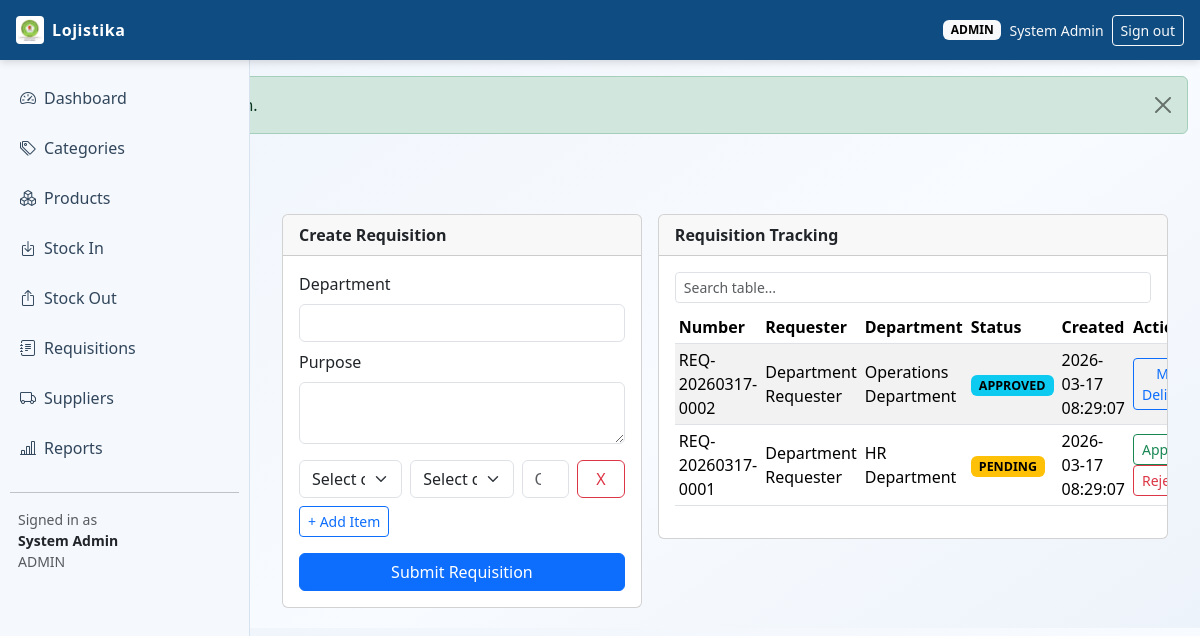
Page /index.php?page=requisitions (signed in) on the committed database.
### tables this page shows
CREATE TABLE requisitions (
    id INT UNSIGNED AUTO_INCREMENT PRIMARY KEY,
    req_number VARCHAR(30) NOT NULL,
    requester_id INT UNSIGNED NOT NULL,
    department VARCHAR(120) NOT NULL,
    purpose VARCHAR(255) NULL,
    status ENUM('pending', 'approved', 'rejected', 'delivered', 'cancelled') NOT NULL DEFAULT 'pending',
    approved_by INT UNSIGNED NULL,
    approved_at DATETIME NULL,
    delivered_by INT UNSIGNED NULL,
    delivered_at DATETIME NULL,
    rejection_reason VARCHAR(255) NULL,
    created_at TIMESTAMP NOT NULL DEFAULT CURRENT_TIMESTAMP,
    updated_at TIMESTAMP NOT NULL DEFAULT CURRENT_TIMESTAMP ON UPDATE CURRENT_TIMESTAMP,
    CONSTRAINT uq_requisitions_req_number UNIQUE (req_number),
    CONSTRAINT fk_requisitions_requester FOREIGN KEY (requester_id) REFERENCES users(id) ON DELETE RESTRICT,
    CONSTRAINT fk_requisitions_approved_by FOREIGN KEY (approved_by) REFERENCES users(id) ON DELETE SET NULL,
    CONSTRAINT fk_requisitions_delivered_by FOREIGN KEY (delivered_by) REFERENCES users(id) ON DELETE SET NULL
);

CREATE TABLE users (
    id INT UNSIGNED AUTO_INCREMENT PRIMARY KEY,
    full_name VARCHAR(120) NOT NULL,
    email VARCHAR(120) NOT NULL UNIQUE,
    password_hash VARCHAR(255) NOT NULL,
    role ENUM('admin', 'warehouse', 'requester') NOT NULL,
    departments VARCHAR(180) NOT NULL DEFAULT 'Departamento de Administracao e Financas',
    is_active TINYINT(1) NOT NULL DEFAULT 1,
    created_at TIMESTAMP NOT NULL DEFAULT CURRENT_TIMESTAMP,
    updated_at TIMESTAMP NOT NULL DEFAULT CURRENT_TIMESTAMP ON UPDATE CURRENT_TIMESTAMP
);

### config/db_connect.php (called while the page is built, shortened)
<?php
function env_value(array $keys, string $default = ''): string
{
    return $default;
}
function file_db_config(): array
{
    $filePath = __DIR__ . DIRECTORY_SEPARATOR . 'db_credentials.php';
    if (!is_file($filePath)) {
        return [];
    }
    $config = require $filePath;
    return is_array($config) ? $config : [];
}
function db_config(): array
{
    $fileConfig = file_db_config();
    return [
        'host' => env_value(['DB_HOST', 'MYSQL_HOST', 'DATABASE_HOST'], (string) ($fileConfig['host'] ?? '127.0.0.1')),
        'port' => (int) env_value(['DB_PORT', 'MYSQL_PORT', 'DATABASE_PORT'], (string) ($fileConfig['port'] ?? '3306')),
        'user' => env_value(['DB_USER', 'MYSQL_USER', 'DATABASE_USER'], (string) ($fileConfig['user'] ?? 'root')),
        'pass' => env_value(['DB_PASS', 'MYSQL_PASSWORD', 'DATABASE_PASSWORD'], (string) ($fileConfig['pass'] ?? '')),
        'name' => env_value(['DB_NAME', 'MYSQL_DATABASE', 'DATABASE_NAME'], (string) ($fileConfig['name'] ?? 'logistics_lms')),
    ];
}
function db_connect(): mysqli
{
    static $conn = null;
    if ($conn instanceof mysqli) {
        return $conn;
    }
    $cfg = db_config();
    try {
        $conn = new mysqli($cfg['host'], $cfg['user'], $cfg['pass'], $cfg['name'], $cfg['port']);
    } catch (mysqli_sql_exception $e) {
        http_response_code(500);
        if (stripos($e->getMessage(), 'Unknown database') !== false) {
            $sqlFile = dirname(__DIR__) . DIRECTORY_SEPARATOR . 'database.sql';
            $message = 'Database "' . $cfg['name'] . '" does not exist. Import the project SQL file first.';
            if (is_file($sqlFile)) {
                $message .= ' Expected file: ' . $sqlFile;
            }
            exit($message);
        }
        if (stripos($e->getMessage(), 'Access denied for user') !== false) {
            $configFile = __DIR__ . DIRECTORY_SEPARATOR . 'db_credentials.php';
            $message = 'Database login failed for user "' . $cfg['user'] . '" at host "' . $cfg['host'] . '".';
            $message .= ' Set hosting credentials via environment variables or create: ' . $configFile;
            exit($message);
        }
        exit('Database connection failed: ' . $e->getMessage());
    }
    $conn->set_charset('utf8mb4');
    return $conn;
}

### config/helpers.php (called while the page is built, shortened)
<?php
require_once __DIR__ . '/db_connect.php';
function db(): mysqli
{
    return db_connect();
}
function h(?string $value): string
{
    return htmlspecialchars((string) $value, ENT_QUOTES, 'UTF-8');
}
function current_user(): ?array
{
    return $_SESSION['user'] ?? null;
}
function has_role(array $roles): bool
{
    $user = current_user();
    return in_array($user['role'], $roles, true);
}

### modules/requisitions/index.php (the view, shortened to what this page needs)
<?php
$where = '';
$listSql = "SELECT r.*, u.full_name AS requester_name
            FROM requisitions r
            INNER JOIN users u ON u.id = r.requester_id
            {$where}
            ORDER BY r.id DESC
            LIMIT 30";
$requisitions = db()->query($listSql);
function status_badge(string $status): string
{
    $map = [
        'pending' => 'text-bg-warning',
        'approved' => 'text-bg-info',
        'rejected' => 'text-bg-danger',
        'delivered' => 'text-bg-success',
        'cancelled' => 'text-bg-secondary',
    ];
    return $map[$status] ?? 'text-bg-secondary';
}
?>
<div class="container-fluid">
    <div class="row g-3">
        <div class="col-lg-5">
            <div class="card">
                <div class="card-header fw-semibold">Create Requisition</div>
                <div class="card-body">
                    <form method="post">
                        <div class="mb-2">
                            <label class="form-label">Department</label>
                            <input type="text" class="form-control" name="department" required>
                        </div>
                        <div class="mb-3">
                            <label class="form-label">Purpose</label>
                            <textarea class="form-control" name="purpose" rows="2"></textarea>
                        </div>
                        <div id="requisition-items">
                            <div class="row g-2 req-item-row mb-2">
                                <div class="col-4">
                                    <select class="form-select req-category-select" name="category_id[]" required>
                                        <option value="">Select category</option>
                                    </select>
                                </div>
                                <div class="col-4">
                                    <select class="form-select req-product-select" name="product_id[]" required>
                                        <option value="">Select category first</option>
                                    </select>
                                </div>
                                <div class="col-2">
                                    <input type="number" step="0.01" min="0.01" class="form-control" name="quantity_requested[]" placeholder="Qty" required>
                                </div>
                                <div class="col-2 d-flex">
                                    <button type="button" class="btn btn-outline-danger remove-item-row w-100">X</button>
                                </div>
                            </div>
                        </div>
                        <button type="button" class="btn btn-sm btn-outline-primary mb-3" id="add-item-row">+ Add Item</button>
                        <button type="submit" class="btn btn-primary w-100">Submit Requisition</button>
                    </form>
                </div>
            </div>
        </div>
        <div class="col-lg-7">
            <div class="card">
                <div class="card-header fw-semibold">Requisition Tracking</div>
                <div class="card-body table-responsive">
                    <input type="text" class="form-control form-control-sm mb-2" placeholder="Search table..." data-table-search="reqTable">
                    <table id="reqTable" class="table table-sm table-striped align-middle">
                        <thead>
                        <tr>
                            <th>Number</th>
                            <th>Requester</th>
                            <th>Department</th>
                            <th>Status</th>
                            <th>Created</th>
                            <th>Action</th>
                        </tr>
                        </thead>
                        <tbody>
                        <?php while ($r = $requisitions->fetch_assoc()): ?>
                            <tr>
                                <td><?= h($r['req_number']) ?></td>
                                <td><?= h($r['requester_name']) ?></td>
                                <td><?= h($r['department']) ?></td>
                                <td><span class="badge badge-status <?= status_badge($r['status']) ?>"><?= strtoupper(h($r['status'])) ?></span></td>
                                <td><?= h($r['created_at']) ?></td>
                                <td>
                                    <?php if ($r['status'] === 'pending' && has_role(['admin'])): ?>
                                        <form method="post" class="d-inline">
                                            <button class="btn btn-sm btn-outline-success">Approve</button>
                                        </form>
                                        <form method="post" class="d-inline">
                                            <button class="btn btn-sm btn-outline-danger">Reject</button>
                                        </form>
                                    <?php endif; ?>
                                    <?php if ($r['status'] === 'approved' && has_role(['admin', 'warehouse'])): ?>
                                        <form method="post" class="d-inline">
                                            <button class="btn btn-sm btn-outline-primary">Mark Delivered</button>
                                        </form>
                                    <?php endif; ?>
                                </td>
                            </tr>
                        <?php endwhile; ?>
                        </tbody>
                    </table>
                </div>
            </div>
        </div>
    </div>
</div>

### assets/css/style.css (style rules this page uses)
:root { --lms-header: #0f4c81; --lms-sidebar: #f5f8fc; --lms-accent: #1f6fb2; --lms-text: #1c2733; --lms-border: #d7e2ef; }
body { font-family: "Segoe UI", Tahoma, Geneva, Verdana, sans-serif; background: linear-gradient(145deg, #eef4fb 0%, #f8fbff 60%, #edf3fa 100%); color: var(--lms-text); }
.table thead { background: #edf4fb; }
.badge-status { font-size: 0.78rem; }

### rows in the picture
requisitions: req_number "REQ-20260317-0002", requester.full_name "Department Requester", department "Operations Department", status "APPROVED", created_at "2026-03-17 08:29:07"
requisitions: req_number "REQ-20260317-0001", requester.full_name "Department Requester", department "HR Department", status "PENDING", created_at "2026-03-17 08:29:07"

### other values in the picture
$user['role'] "ADMIN"
$user['full_name'] "System Admin"
